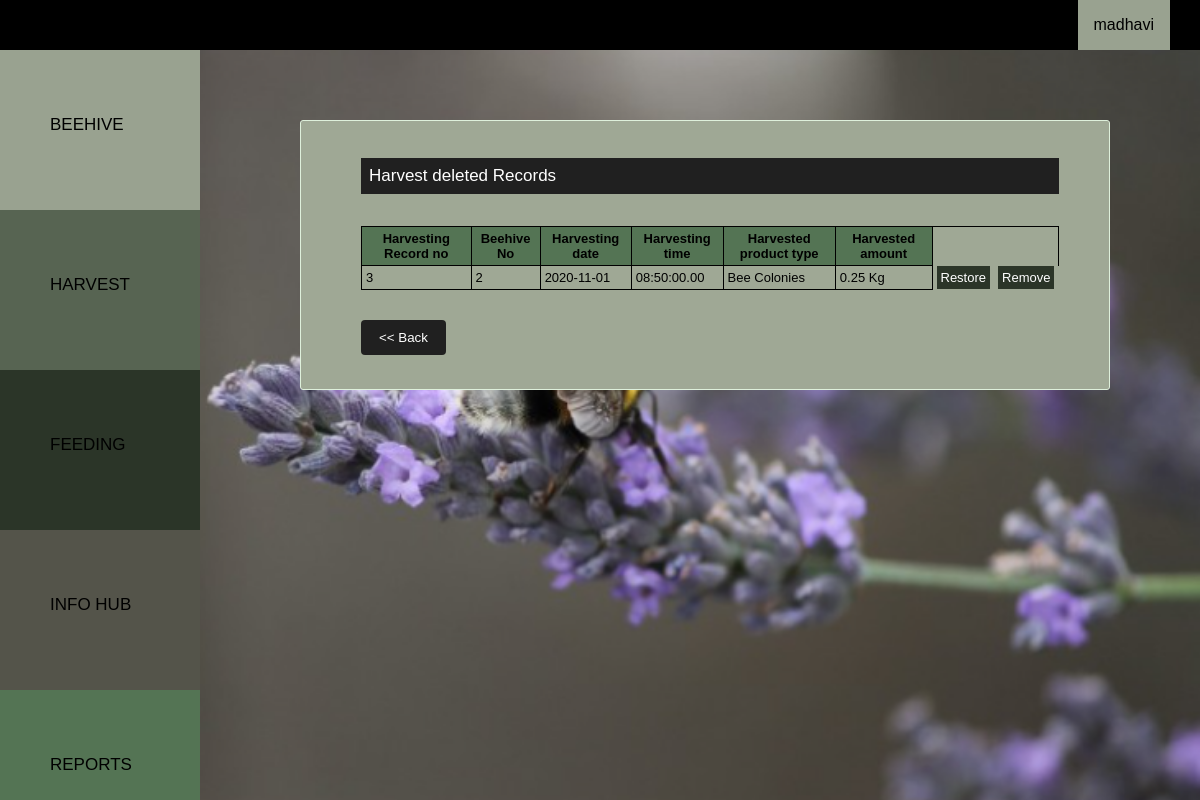
The app's page /src/php/bk_viewdelharvest.php (signed in), older data.
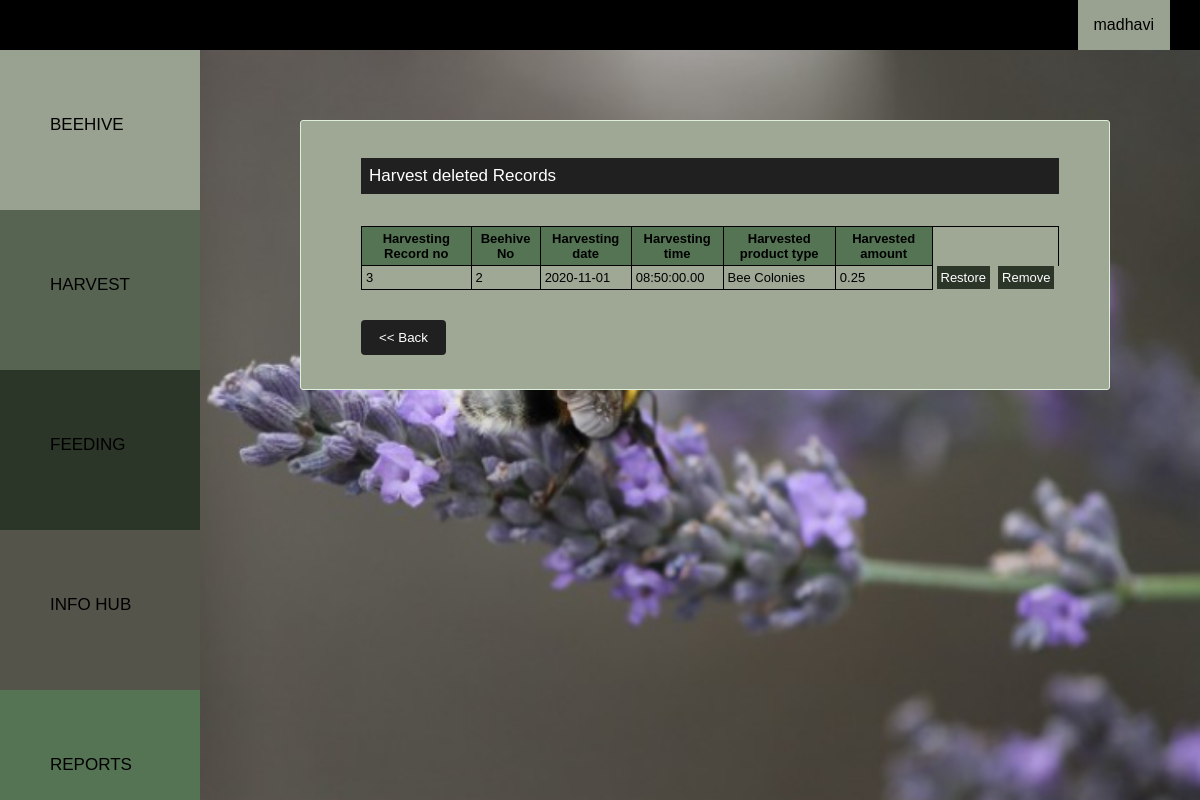
The same page, newer data.
### tables this page shows
CREATE TABLE `harvest` (
  `HarvestRecNo` int(10) NOT NULL,
  `userID` int(10) NOT NULL,
  `beehiveno` int(10) NOT NULL,
  `date` date NOT NULL,
  `hdate` date NOT NULL,
  `htime` time(2) NOT NULL,
  `producttype` varchar(50) NOT NULL,
  `amount` double NOT NULL,
  `unit` varchar(5) NOT NULL,
  `is_deleted` tinyint(1) NOT NULL DEFAULT 0
);

### src/php/bk_viewdelharvest.php (the view, shortened to what this page needs)
<html>
	<head>
      <link rel="stylesheet" type="text/CSS" href="../../public/css/bk_style.css">
      <link rel="stylesheet" type="text/CSS" href="../../public/css/bk_catstyle.css">
	</head>
	<body>
<?php include('bk_navbar.php');
        include('bk_sidenavbar.php');?>
<div class="main">
<div class="bhivecontainer">
<p>Harvest deleted Records</p>
<br/>
	<center>
     <table >
                <tr style="background-color:#547454">
                <th>Harvesting Record no</th>
                <th>Beehive No</th>
                <th>Harvesting date</th>
                <th>Harvesting time</th>
                <th>Harvested product type</th>
                <th>Harvested amount</th>
                </tr>
            <?php
$sql = "SELECT HarvestRecNo,beehiveno,hdate,htime,producttype,amount FROM harvest where userID='".$_SESSION['userid']."' and is_deleted=1";
mysqli_query($connection, $sql);
$result = mysqli_query($connection,$sql);
		while($row=mysqli_fetch_assoc($result)){
            echo '<tr >';
            echo '<td>';
            echo $row['HarvestRecNo'];
            echo '</td>';
            echo '<td>';
        echo $row['beehiveno'];
        echo '</td>';
                echo '<td>';
        echo $row['hdate'];
        echo '</td>';
        echo '<td>';
        echo $row['htime'];
        echo '</td>';
        echo '<td>';
        echo $row['producttype'];
        echo '</td>';
        echo '<td>';
        echo $row['amount'];
        echo '</td>';
        echo "<td style='border-style:hidden; border-left:1px solid black'><a href ='bk_restoreharvest.php?HarvestRecNo=".$row['HarvestRecNo']."' style='background-color: #2b3528; color: white; text-decoration: none; padding:4px'> Restore </a> </td>" ;
		echo "<td style='border-style:hidden'><a href ='bk_removeharvest.php?HarvestRecNo=".$row['HarvestRecNo']." ' style='background-color: #2b3528; color: white; text-decoration: none; padding:4px'> Remove </a> </td>" ;
        echo '</tr>';
		}?>
     </table></center>
    <br/>
            <form  action="bk_viewharvest.php" method="post" >
        <div class="row">
        <input type="submit" value="<< Back" name="back" >
        </div>
        </form>
</div>
<br />
<br />
</div>
	</body>
</html>

Row changes from the older to the newer data that the page shows:
changed harvest "Bee Colonies": amount "0.25 Kg" → "0.25"
